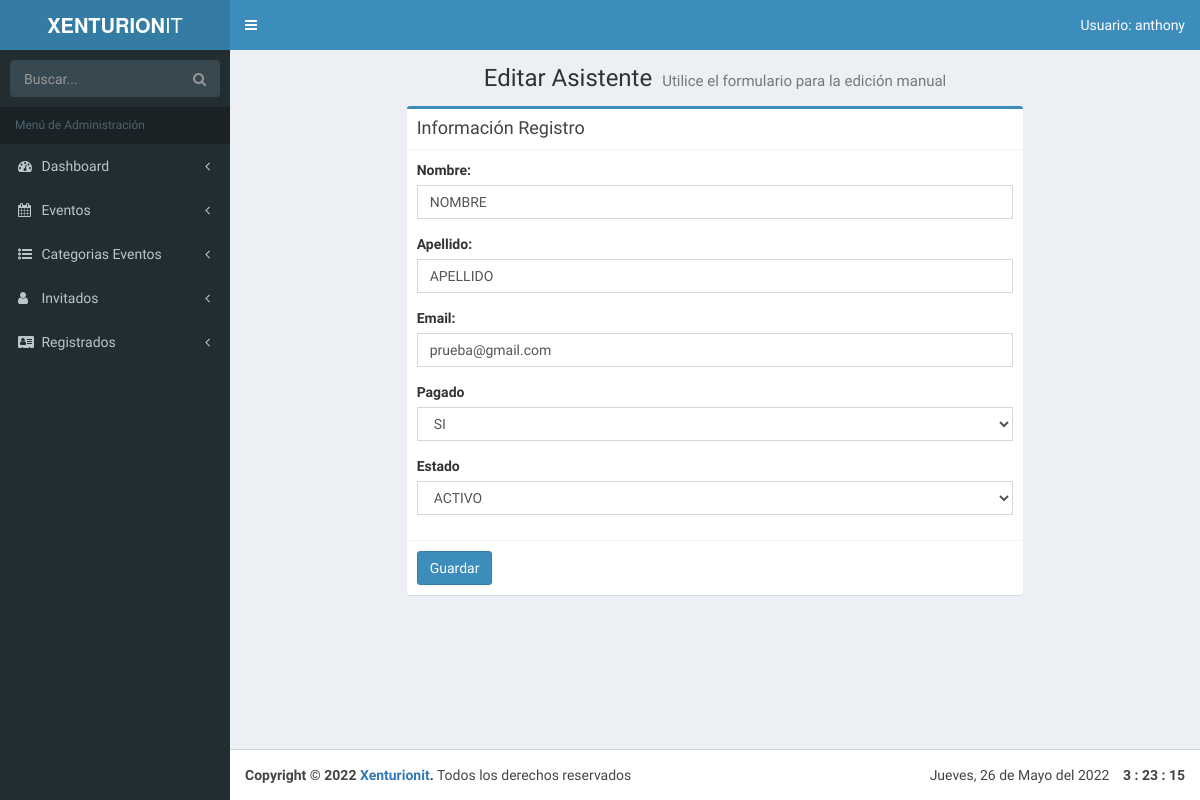
The page /admin/editar-registrado.php?id=1 (signed in) on the database as committed earlier.
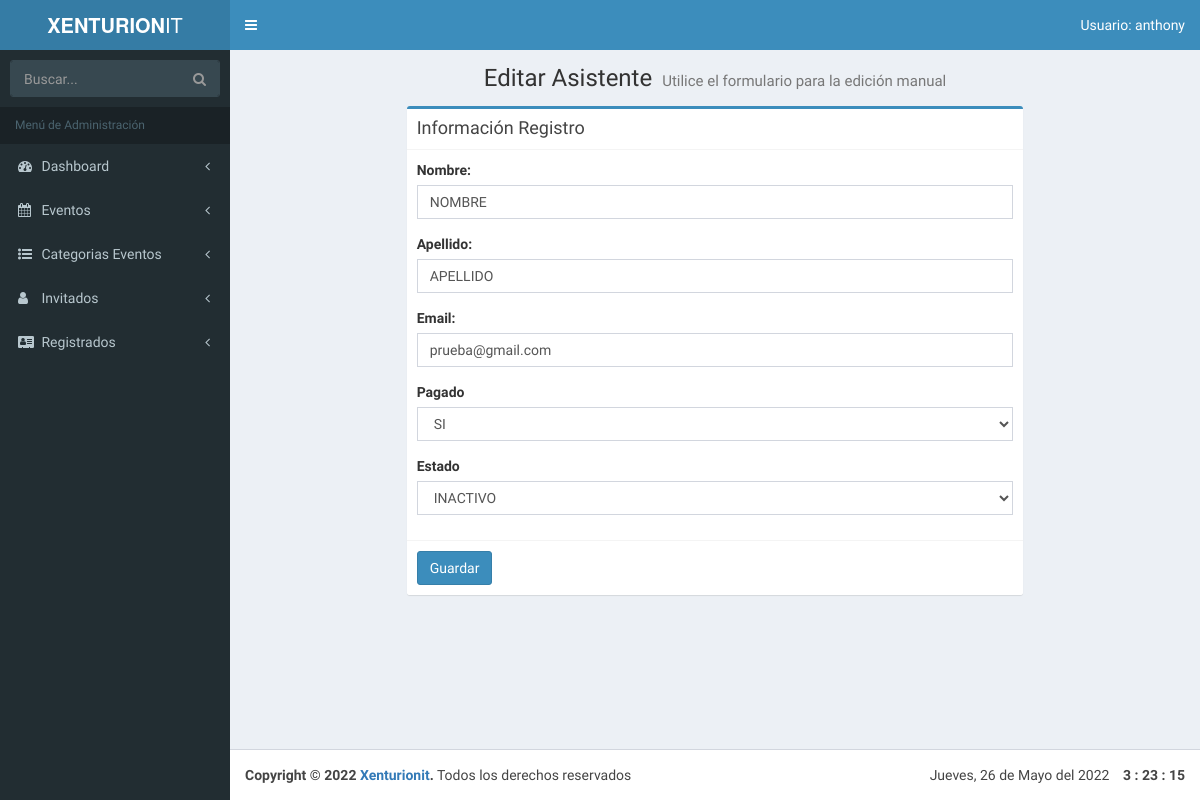
The same page on the database as committed later.
### tables this page shows
CREATE TABLE `registrados` (
                               `ID_Registrado` bigint(20) unsigned NOT NULL AUTO_INCREMENT,
                               `nombre_registrado` varchar(50) NOT NULL,
                               `apellido_registrado` varchar(50) NOT NULL,
                               `email_registrado` varchar(100) NOT NULL,
                               `fecha_registro` datetime NOT NULL,
                               `pases_articulos` longtext NOT NULL,
                               `talleres_registrados` longtext NOT NULL,
                               `regalo` int(11) NOT NULL,
                               `total_pagado` varchar(50) NOT NULL,
                               `pagado` int(1) NOT NULL,
                               `forma_pago` varchar(25) DEFAULT NULL,
                               `estado_registrado` tinyint(1) DEFAULT NULL,
                               PRIMARY KEY (`ID_Registrado`),
                               KEY `regalo` (`regalo`),
                               CONSTRAINT `registrados_ibfk_1` FOREIGN KEY (`regalo`) REFERENCES `regalos` (`ID_regalo`)
);

### admin/editar-registrado.php (the view, shortened to what this page needs)
<?php
    $id = $_GET['id'];
    include_once 'funciones/funciones.php';
    include_once 'templates/header.php';
?>
<body  class="hold-transition skin-blue fixed sidebar-mini" data-elemento="Eventos">
    <div class="wrapper">
        <?php include_once 'templates/barra.php'; ?>
        <?php include_once 'templates/navegacion.php'; ?>
  <div class="content-wrapper">
    <section class="content-header">
      <h1 class="text-center">
        Editar Asistente
        <small>Utilice el formulario para la edición manual</small>
      </h1>
    </section>
    <section class="content">
            <div class="row">
                <div class="col-lg-8 col-lg-offset-2">
                    <div class="box box-primary">
                            <div class="box-header with-border">
                                <h3 class="box-title">Información Registro</h3>
                            </div>
                                <?php
                                        $sql = "SELECT * FROM registrados WHERE ID_Registrado = $id ";
                                        $resultado = $conn->query($sql);
                                        $registrado = $resultado->fetch_assoc();
                                ?>
                                <form role="form" id="guardar-registro" action="modelo-registrado.php" method="post" class="editar-registrado">
                                    <div class="box-body">
                                            <div class="form-group">
                                                <label for="nombre">Nombre: </label>
                                                <input type="text" class="form-control" id="nombre" name="nombre" placeholder="Nombre" value="<?php echo $registrado['nombre_registrado']; ?>">
                                            </div>
                                            <div class="form-group">
                                                <label for="apellido">Apellido: </label>
                                                <input type="text" class="form-control" id="apellido" name="apellido" placeholder="Apellido"  value="<?php echo $registrado['apellido_registrado']; ?>">
                                            </div>
                                            <div class="form-group">
                                                <label for="email">Email: </label>
                                                <input type="email" class="form-control" id="email" name="email" placeholder="E-mail" value="<?php echo $registrado['email_registrado']; ?>">
                                            </div>
                                            <div class="form-group">
                                                <label for="pagado">Pagado</label>
                                                <select name="pagado" id="pagado" class="form-control">
                                                    <?php
                                                        if($registrado['pagado'] == 0 ) {?>
                                                            <option value="0" selected><?php echo 'NO'; ?></option>
                                                            <option value="1"><?php echo 'SI'; ?></option>
                                                    <?php } else { ?>
                                                            <option value="1" selected><?php echo 'SI'; ?></option>
                                                    <?php } ?>
                                                </select>
                                            </div>
                                        <div class="form-group">
                                            <label for="estado">Estado</label>
                                            <select name="estado" id="estado" class="form-control">
                                                <?php
                                                if($registrado['estado_registrado'] == 0 ) {?>
                                                    <option value="0" selected><?php echo 'INACTIVO'; ?></option>
                                                <?php } else { ?>
                                                    <option value="1" selected><?php echo 'ACTIVO'; ?></option>
                                                <?php } ?>
                                            </select>
                                        </div>
                                    </div>
                                    <div class="box-footer">
                                        <button type="submit" name="agregar" id="btnRegistro" class="btn btn-primary">Guardar</button>
                                    </div>
                                </form>
                    </div>
                </div>
            </div>
    </section>
  </div>
<?php
  include_once 'templates/footer.php';
  include_once 'templates/footer-scripts.php';
?>

Rows that differ between the two databases and show on the page:
changed registrados "NOMBRE": estado "ACTIVO" → "INACTIVO"
